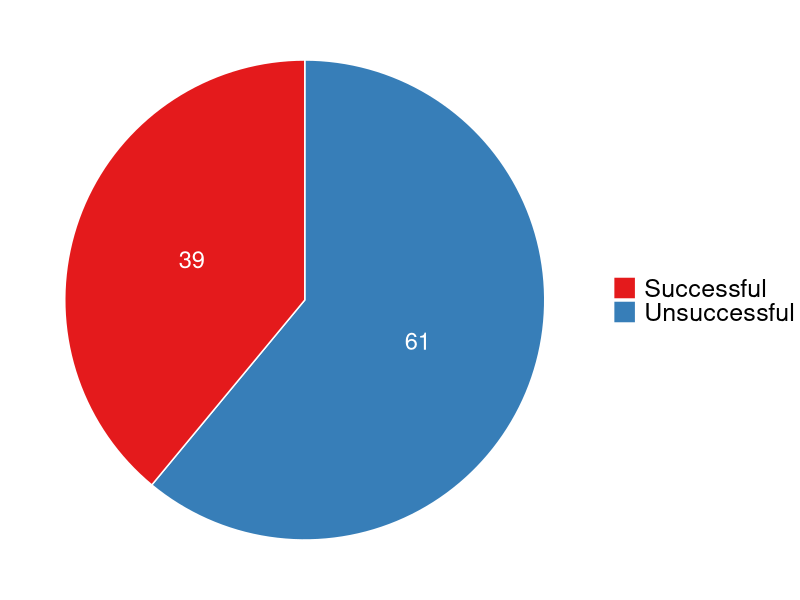

Write the R code that produced this figure.
## ---- chunk 1
#| label: fig-opensci

# Load ggplot2
library(ggplot2)
library(tidyverse)

# Create Data
data <- data.frame(
  group=c("Successful", "Unsuccessful"),
  value=c(39,61)
)

data <- data |>
  arrange(desc(group)) |>
  mutate(prop = value / sum(data$value) *100) |>
  mutate(ypos = cumsum(prop)- 0.5*prop )

# Basic piechart
ggplot(data, aes(x="", y=value, fill=group)) +
  geom_bar(stat="identity", width=1, color="white") +
  coord_polar("y", start=0) + theme_void() +
  theme(legend.text = element_text(size=18), legend.title = element_blank())+

  geom_text(aes(y = ypos, label = value), color = "white", size=6) +
  scale_fill_brewer(palette="Set1")

